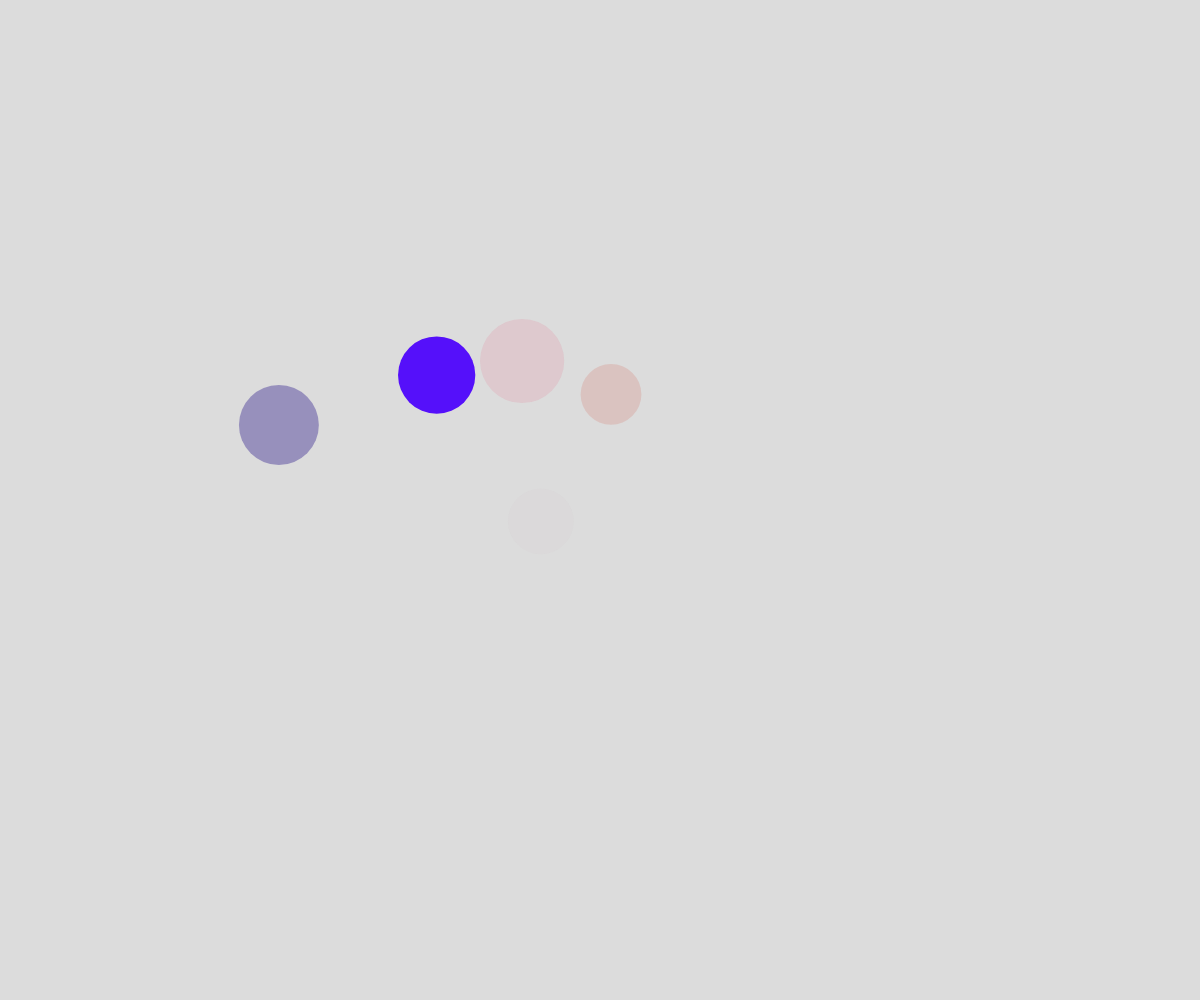
Frame 1 (no input)
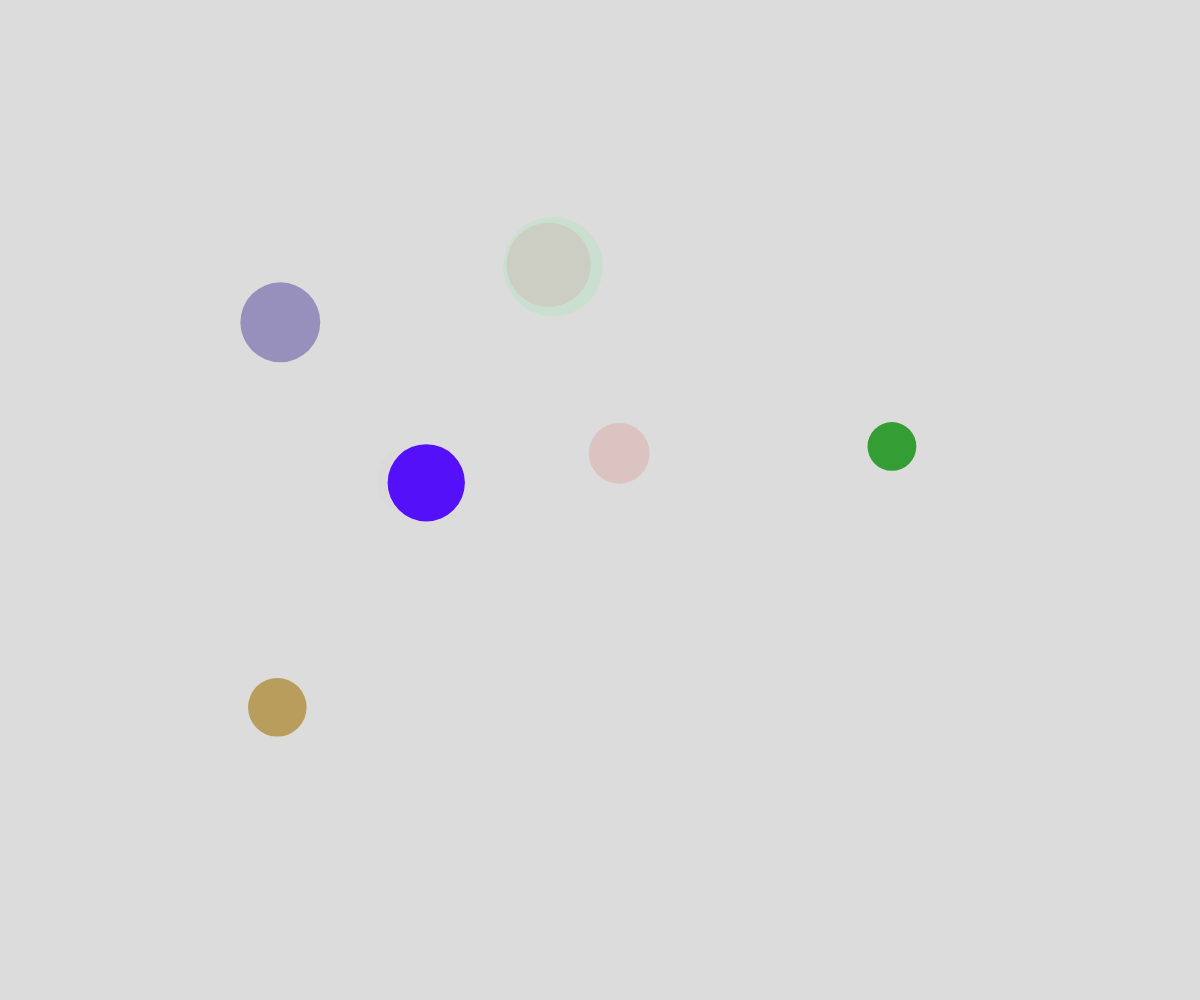
Frame 60 (no input)
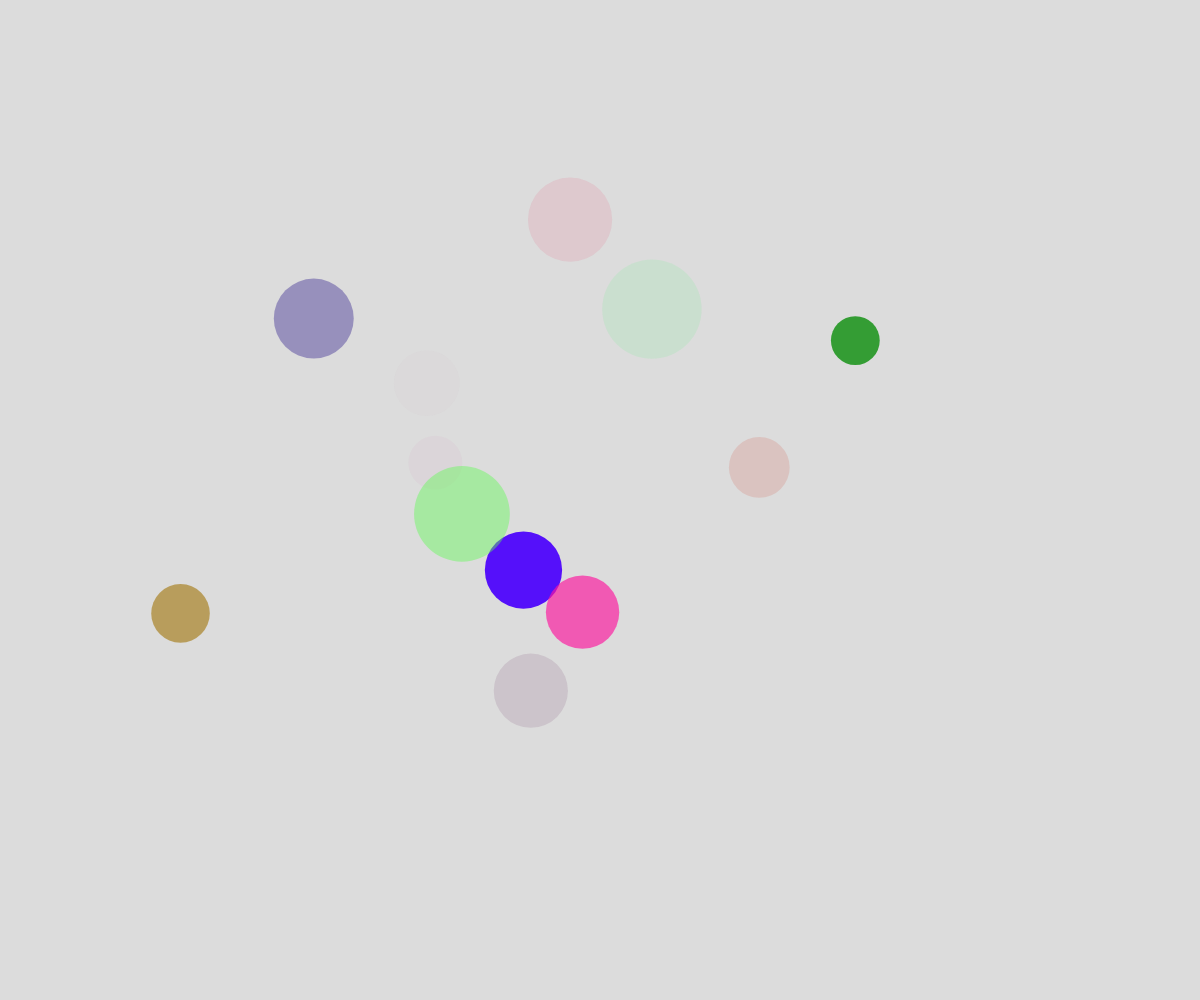
Frame 120 (the mouse pressed at the canvas centre since frame 60)

The p5.js sketch that drew these frames (run headless with seeded random() and noise() and a simulated clock; from frame 60 on, the mouse is pressed at the canvas centre):

// p5.js sketch
// ── sketch.js
// Bubble Object Notation Demo
// showing how to delete objects from the array

let theBubbles = [];
let deathLocations = [];

function setup() {
  createCanvas(windowWidth, windowHeight);

  for(let i = 0; i < 5; i++) {
    spawnBubble();
  }

  //create new bubble every 0.5 secs
  window.setInterval(spawnBubble, 500);
}

function draw() {
  background(220);
  //moveBubblesRandomly();
  moveBubblesWithNoise();
  displayBubbles();
}

function mousePressed() {
  for(let Bubble of theBubbles) {
    if(clickedOnBubble(mouseX, mouseY, Bubble)) {
      let theIndex = theBubbles.indexOf(Bubble);
      theBubbles.splice(theIndex,1);
      addDeath(mouseX, mouseY);
    }
  }
}

function displayDeathSpots() {
  for (let spot of deathLocations) {
    textAlign(CENTER, CENTER);
    fill("black");
    text("X", spot.x, spot.y);
  }
}

function addDeath(_x, _y) {
  let deathSpot = {
    x: _x, 
    y: _y,
  };
  deathLocations.push(deathSpot);
}

function clickedOnBubble(x, y, theBubbles) {
  let distanceAway = dist(x, y, theBubbles.x, theBubbles.y);
  return distanceAway < theBubbles.radius ;   
}



function moveBubblesWithNoise() {
  for(let Bubble of theBubbles) {
    Bubble.x = noise(Bubble.timeX) * width;
    Bubble.y = noise(Bubble.timeY) * height;

    Bubble.timeX += Bubble.deltaTime;
    Bubble.timeY += Bubble.deltaTime;
  }
}

function moveBubblesRandomly() {
  for(let Bubble of theBubbles) {
    let choice = random(100);
    if(choice < 50) {
      //move up
      Bubble.y -= Bubble.speed;
    }
    else if (choice<65) {
      Bubble.y += Bubble.speed;
    }
    else if (choice<75) {
      Bubble.x += Bubble.speed;
    }
    else {
      Bubble.x -= Bubble.speed;
    }
  }
}

function displayBubbles() {
  for(let Bubble of theBubbles) {
    noStroke();
    fill(Bubble.r, Bubble.g, Bubble.b, Bubble.alpha);
    circle(Bubble.x, Bubble.y, Bubble.radius*2);
  }
}

function spawnBubble() {
  let someBubble = {
    x: random(0, width),
    y: height + random(0,50),
    speed: random(2,5),
    radius: random(20,50),
    r: random(0,255),
    g: random(0,255),
    b: random(0,255),
    alpha: random(0,255),
    timeX: random(10000000),
    timeY: random(10000000),
    deltaTime: 0.003,
  };
  theBubbles.push(someBubble);
}
